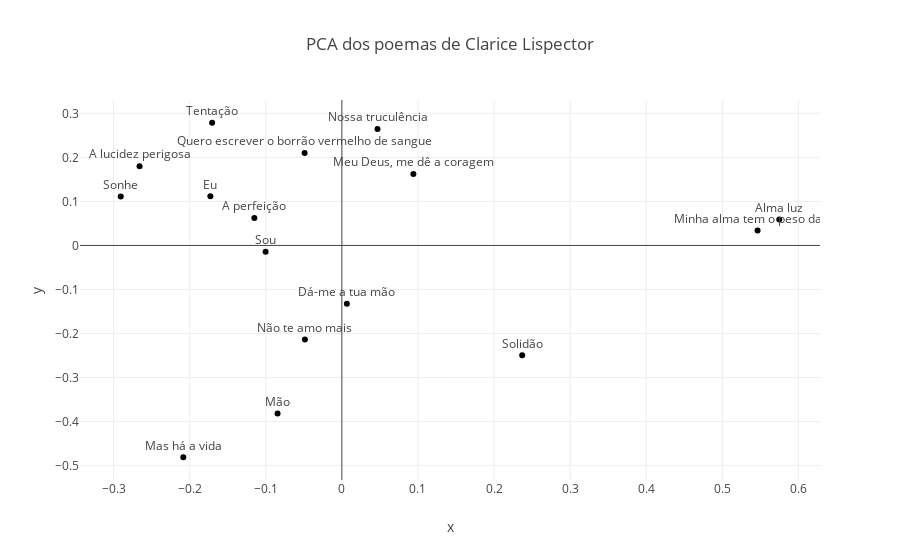

The code cell stored with this chart in its notebook:
### Markdown cell above
## 3. Geração de embeddings e redução de dimensionalidade

### Code cell
# Instancia o visualizador de embeddings
visualizer = EmbeddingVisualizer()
model_name = "MiniLM-L6"
# Embeddings dos poemas completos
titulos = list(poemas.keys())
textos = list(poemas.values())
embeddings = visualizer.compute_embeddings(textos, model_name)
# Redução para 2D com PCA
coords = visualizer.reduce_dimensions(embeddings, method="pca", n_components=2)
df = pd.DataFrame(coords, columns=["x", "y"])
df["Título"] = titulos
fig = px.scatter(df, x="x", y="y", text="Título", title="PCA dos poemas de Clarice Lispector")
fig.update_traces(textposition="top center")
fig.show()

### Figure 1 — Plotly figure (JSON) as saved in the notebook; plotly's stock layout.template omitted (floating-point values rounded to 4 significant figures)
{"data": [{"hovertemplate": "x=%{x}<br>y=%{y}<br>Título=%{text}<extra></extra>", "legendgroup": "", "marker": {"color": "#000001", "symbol": "circle"}, "mode": "markers+text", "name": "", "orientation": "v", "showlegend": false, "text": ["Alma luz", "A lucidez perigosa", "A perfeição", "Dá-me a tua mão", "Eu", "Mão", "Mas há a vida", "Meu Deus, me dê a coragem", "Minha alma tem o peso da luz", "Não te amo mais", "Nossa truculência", "Quero escrever o borrão vermelho de sangue", "Solidão", "Sonhe", "Sou", "Tentação"], "textposition": "top center", "type": "scatter", "x": [0.5746, -0.2658, -0.115, 0.006577, -0.1728, -0.0845, -0.2083, 0.09397, 0.5461, -0.04858, 0.04684, -0.04895, 0.2369, -0.2905, -0.1002, -0.1705], "xaxis": "x", "y": [0.05868, 0.1799, 0.06242, -0.1327, 0.1116, -0.3817, -0.4811, 0.1624, 0.0341, -0.2138, 0.2647, 0.2098, -0.2496, 0.1109, -0.01428, 0.2787], "yaxis": "y"}], "layout": {"legend": {"tracegroupgap": 0}, "title": {"text": "PCA dos poemas de Clarice Lispector"}, "xaxis": {"anchor": "y", "domain": [0, 1], "title": {"text": "x"}}, "yaxis": {"anchor": "x", "domain": [0, 1], "title": {"text": "y"}}}}
